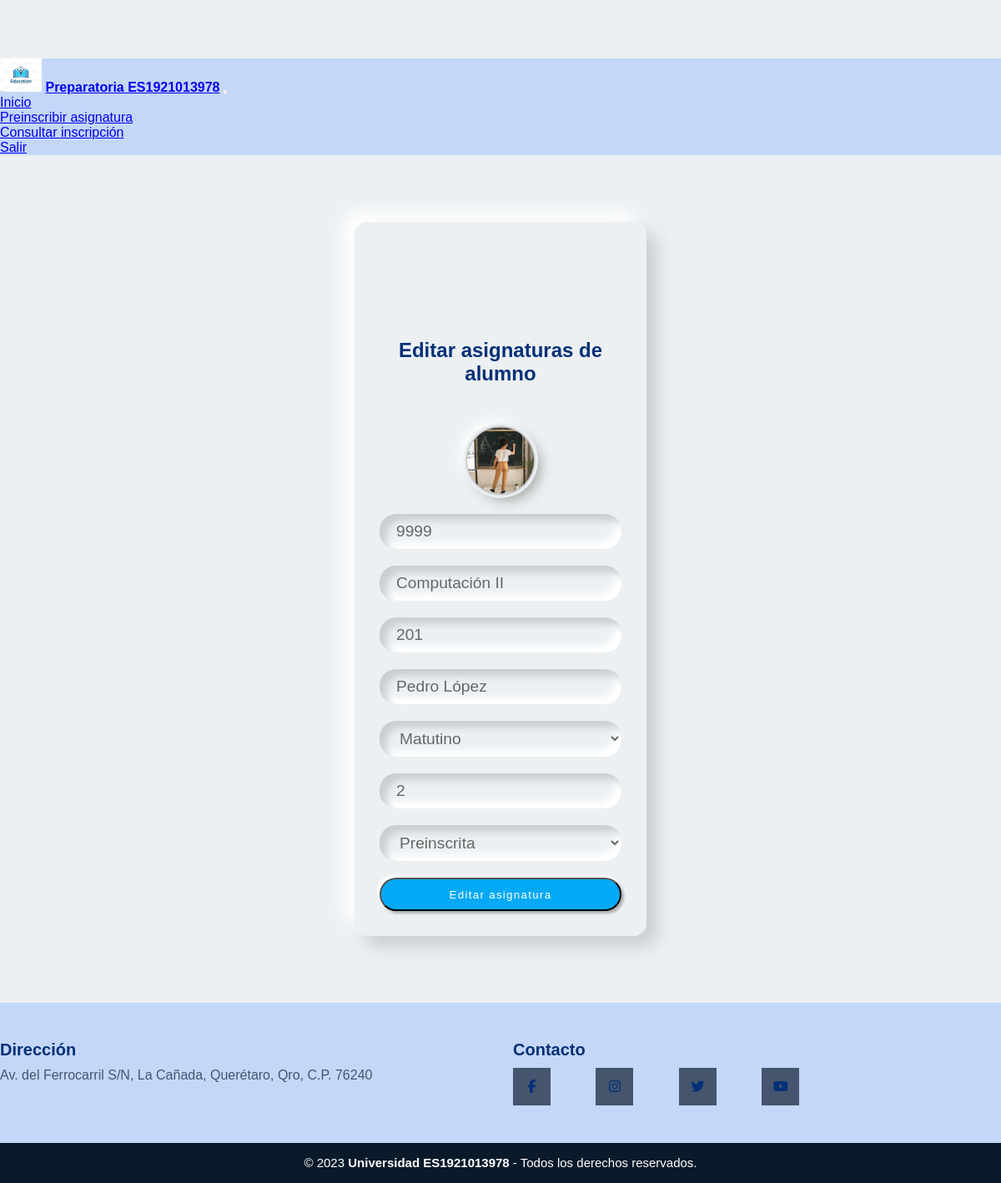
Page /editarSE.php?id=1 on the committed database.
### tables this page shows
CREATE TABLE `inscripcion` (
  `id` int(11) NOT NULL,
  `matricula` varchar(4) NOT NULL,
  `asignatura` varchar(30) NOT NULL,
  `grupo` varchar(15) NOT NULL,
  `profesor` varchar(90) NOT NULL,
  `turno` varchar(10) NOT NULL,
  `semestre` tinyint(4) NOT NULL,
  `estatus` varchar(12) NOT NULL
);

### editarSE.php (the view, shortened to what this page needs)
<?php
    if(isset($_GET['id'])){
        $id=$_GET['id'];
        include_once 'conexion.php';
        $sent=$conn->prepare('SELECT * FROM inscripcion WHERE id=?;');
        $sent->execute([$id]);
        $asignaturas=$sent->fetch(PDO::FETCH_OBJ);
    }
?>
<!DOCTYPE html>
<html lang="en">
    <head>
        <link href="css/headerfooter.css" rel="stylesheet" type="text/css" media="screen" />
        <link href="css/style.css" rel="stylesheet" type="text/css" media="screen" />
    </head>
    <body>
        <header>
            <nav class="navbar fixed-top navbar-expand-lg navbar-dark indigo">
                <a class="navbar-brand"><img src="imagenes/logo.jpg" width="50" alt="logo Preparatoria ES1921013978"></a>
                <a class="navbar-brand" href="index.html" width="50" alt="logo Preparatoria ES1921013978"><strong>Preparatoria ES1921013978</strong></a>
                <button class="navbar-toggler" type="button" data-toggle="collapse" data-target="#navbarSupportedContent" aria-controls="navbarSupportedContent" aria-expanded="false" aria-label="Toggle navigation">
                </button>
                <div class="collapse navbar-collapse" id="navbarSupportedContent">
                    <ul class="navbar-nav mr-auto">
                        <li class="nav-item active">
                            <a class="nav-link" href="usuarioSE.php">Inicio</a>
                        </li>
                        <li class="nav-item">
                            <a class="nav-link" href="preinscripcionSE.php">Preinscribir asignatura</a>
                        </li>
                        <li class="nav-item">
                            <a class="nav-link" href="consultaSE.php">Consultar inscripción</a>
                        </li>
                        <li class="nav-item">
                            <a class="nav-link" href="salir.php">Salir</a>
                        </li>
                    </ul>
                </div>
            </nav>
        </header>
                <section class="form-register">
                    <div class="wrapper">
                        <h1 id="titulo">Editar asignaturas de alumno</h1>
                        <div class="logo">
                            <img src="imagenes/alumno.jpg" alt="">
                        </div>
                        <form class="p-3 mt-3" action="modificar_registroSE.php" method="post">
                            <div class="form-field d-flex align-items-center">
                                <input class="usrimpt" type="text" id="matricula" name="matricula" value="<?php echo $asignaturas->matricula; ?>" title="Ingresa solo números" minlength="4" maxlength="4" placeholder="Matrícula" pattern="[0-9]+" disabled/>
                            </div>
                            <div class="form-field d-flex align-items-center">
                                <input class="usrimpt" type="text" id="asignatura" name="asignatura" value="<?php echo $asignaturas->asignatura; ?>" title="Ingresa solo letras y espacios (puede llevar acentos)" minlength="2" maxlength="30" placeholder="Asignatura" required pattern="^[a-zA-ZÀ-ÿ\s]{2,30}$"/>
                            </div>
                            <div class="form-field d-flex align-items-center">
                                <input class="usrimpt" type="text" id="grupo" name="grupo" value="<?php echo $asignaturas->grupo; ?>" title="Ingresa el grupo al que pertenece el alumno" minlength="2" maxlength="20" placeholder="Grupo" required/>
                            </div>
                            <div class="form-field d-flex align-items-center">
                            <input class="usrimpt" type="text" id="profesor" name="profesor" value="<?php echo $asignaturas->profesor; ?>" title="Ingresa solo letras y espacios (puede llevar acentos)" minlength="2" maxlength="90" placeholder="Profesor asignado" required pattern="^[a-zA-ZÀ-ÿ\s]{2,30}$"/>
                            </div>
                            <div class="form-field d-flex align-items-center">
                            <select name="turno" id="turno">
                                <option <?php echo $asignaturas->turno === 'Matutino' ? "selected='selected'": "" ?> value="Matutino">Matutino</option>
                            </select>
                            </div>
                            <div class="form-field d-flex align-items-center">
                                <input class="usrimpt" type="text" id="semestre" name="semestre" value="<?php echo $asignaturas->semestre; ?>" title="Ingresa solo números" minlength="1" maxlength="1" placeholder="Semestre" required pattern="[0-9]+"/>
                            </div>
                            <div class="form-field d-flex align-items-center">
                            <select name="estatus" id="estatus">
                                <option <?php echo $asignaturas->estatus === 'Preinscrita' ? "selected='selected'": "" ?> value="Preinscrita">Preinscrita</option>
                            </select>
                            </div>
                            <input class="btn mt-3" type="submit" value="Editar asignatura" name="registrar"></input>
                        </form>
                    </div>
                </section>
        <footer class="footer">
            <div class="grupo1">
                <div class="box">
                    <h2>Dirección</h2>
                        <p>Av. del Ferrocarril S/N, La Cañada, Querétaro, Qro, C.P. 76240</p>
                </div>
                <div class="box">
                    <h2>Contacto</h2>
                    <div class="contacto">
                        <a href="#" class="fa fa-facebook"></a>
                        <a href="#" class="fa fa-instagram"></a>
                        <a href="#" class="fa fa-twitter"></a>
                        <a href="#" class="fa fa-youtube"></a>
                    </div>
                </div>
            </div>
            <div class="grupo2">
                <small>&copy; 2023 <b>Universidad ES1921013978 </b> - Todos los derechos reservados.</small>
            </div>
        </footer>
    </body>
</html>

### css/headerfooter.css (style rules this page uses)
.navbar { background-color:#c4d7f8; }
.navbar-collapse { align-items: center; justify-content: space-between; }
header { height: 100%; }
.footer { width:100%; background:#c4d7f8; }
.footer .grupo1 { width: 100%; max-width: 1200px; margin: auto; display: grid; grid-template-columns: repeat(2,1fr); grid-gap:30px; padding: 45px 0px; }
.footer .grupo1 .box h2 { color: #033076; margin-bottom: 10px; font-size: 20px; text-align: left; }
.footer .grupo1 .box p { color: #45556e; margin-bottom: 10px; }
.footer .grupo1 .contacto a { display: inline-block; text-decoration: none; width: 45px; height: 45px; line-height: 45px; color: #033076; margin-right: 50px; background-color: #45556e; text-align: center; transition: all 0.5s ease; }
.footer .grupo2 { background-color:#0a1a2a; padding: 15px 10px; text-align: center; color: #fff; }
.footer .grupo2 small { font-size: 15px; }

### css/style.css (style rules this page uses)
body { font-family: sans-serif; margin: 0; background-color:#a8c6fa; padding-top: 70px; }
h1 { padding-top: 100px; padding-bottom: 50px; }
h1, h2, h3 { text-align: center; color: #033076; }
* { margin: 0; padding: 0; box-sizing: border-box; font-family: 'Poppins', sans-serif; }
body { background: #ecf0f3; }
.wrapper { max-width: 350px; min-height: 500px; margin: 80px auto; padding: 40px 30px 30px 30px; background-color: #ecf0f3; border-radius: 15px; box-shadow: 13px 13px 20px #cbced1, -13px -13px 20px #fff; }
.logo { width: 80px; margin: auto; }
.logo img { width: 100%; height: 80px; object-fit: cover; border-radius: 50%; box-shadow: 0px 0px 3px #5f5f5f, 0px 0px 0px 5px #ecf0f3, 8px 8px 15px #a7aaa7, -8px -8px 15px #fff; }
.wrapper .form-field input { width: 100%; display: block; border: none; outline: none; background: none; font-size: 1.2rem; color: #666; padding: 10px 15px 10px 10px; }
.wrapper .form-field select { width: 100%; display: block; border: none; outline: none; background: none; font-size: 1.2rem; color: #666; padding: 10px 15px 10px 10px; }
.wrapper .form-field { padding-left: 10px; margin-bottom: 20px; border-radius: 20px; box-shadow: inset 8px 8px 8px #cbced1, inset -8px -8px 8px #fff; }
.wrapper .form-field select { padding-right: 30px; }
.wrapper .btn { box-shadow: none; width: 100%; height: 40px; background-color: #03A9F4; color: #fff; border-radius: 25px; box-shadow: 3px 3px 3px #b1b1b1, -3px -3px 3px #fff; letter-spacing: 1.3px; }

### rows in the picture
inscripcion: matricula "9999", asignatura "Computación II", grupo "201", profesor "Pedro López", turno "Matutino", semestre "2", estatus "Preinscrita"
